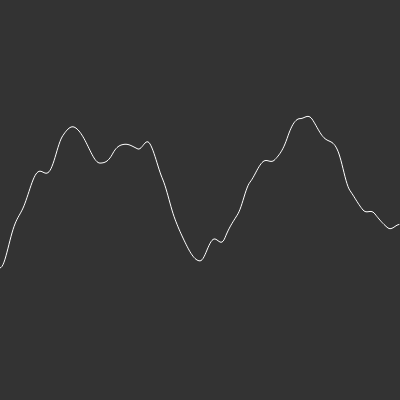
Frame 1 (no input)
Frame 60 (no input): identical to frame 1, image omitted
Frame 120 (the mouse pressed at the canvas centre since frame 60): identical to frame 1, image omitted

The p5.js sketch that drew this single still picture (run headless with seeded random() and noise() and a simulated clock; from frame 60 on, the mouse is pressed at the canvas centre):

// p5.js sketch
// ── sketch.js
var inc = 0.01;

function setup() {
    createCanvas(400, 400);
}

function draw() {
    background(51);
    stroke(255);
    noFill();

    // BEGIN SHAPE TO CONNECT DOTS //
    beginShape();
    var xoff = 0;
    // X AXE //
    for (var x = 0; x < width; x++) {
        stroke(255);
        // Y AXE //
        var y = noise(xoff) * height;
        // Is equivalent of "map(noise(0), 0, 1, 0, height)"
        vertex(x, y);

        // AMPLITUDE //
        xoff += inc;
    }
    endShape();
}
